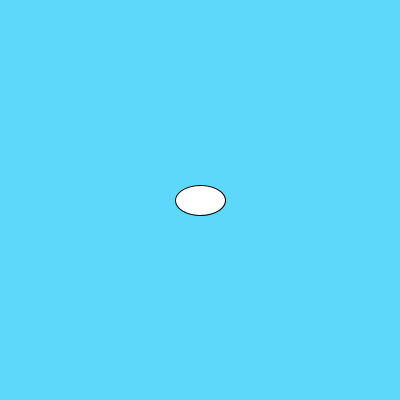
Frame 1 (no input)
Frame 60 (the mouse pressed at the canvas centre just before this capture): identical to frame 1, image omitted
Frame 120 (the mouse held since frame 60 and released just before this capture): identical to frame 1, image omitted

The Processing sketch that drew this single still picture (run headless with seeded random() and noise(); from frame 60 on, the mouse is pressed at the canvas centre):

// Processing sketch: week03_4_mouseX_mouseY_float_x_y_cpp
// ── week03_4_mouseX_mouseY_float_x_y_cpp.pde
// week03_4_mouseX_mouseY_float_x_y

void setup() {  //設定，做一次
  size(400, 400);
}
float x = 200, y = 200;
void draw() { 
  //if(mousePressed) ellipse(mouseX, mouseY, 50, 30);
  background(#5DD7FA);
  if(mousePressed) {
    x = (x + mouseX) / 2;
    y = (y + mouseY) / 2;
  }
  ellipse(x, y, 50, 30);
}
